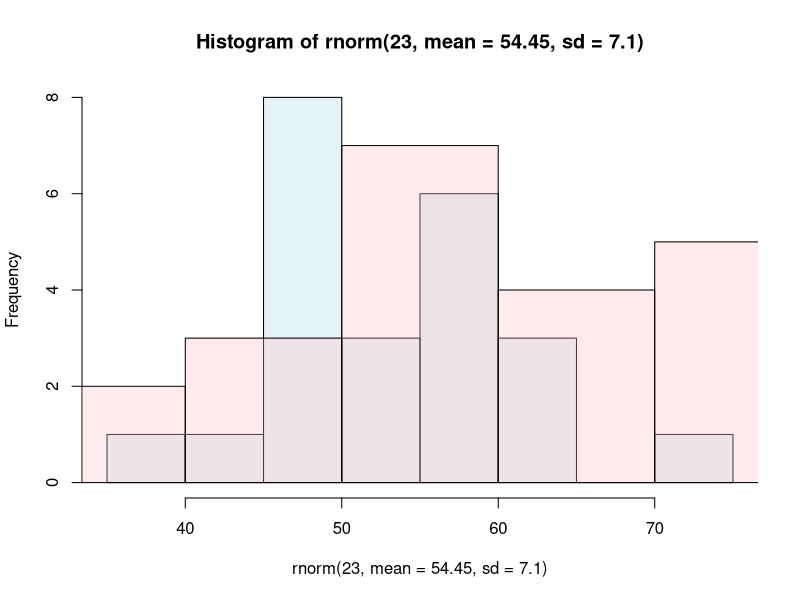

The R source for this figure:
## ---- chunk 1
knitr::opts_chunk$set(echo = TRUE)
## ---- chunk 2

t.vect_riv <- vector(length=10000)
p.vect_riv <- vector(length=10000)

for(i in 1:10000){
  firstborn_rival <- rnorm(23, mean = 50.18, sd = 16.11)
  lastborn_rival <- rnorm(23, mean = 60.38, sd = 13.53)
  or_riv <- as.factor(c(rep(0:1, each = 23, len = 46)))
  df_riv <- data.frame(c(rbind(firstborn_rival, lastborn_rival)), or_riv)
  mtest_riv <- summary.aov(aov(df_riv$c.rbind.firstborn_rival..lastborn_rival.. ~ or_riv))
  t.vect_riv[i] <- mtest_riv[[1]][["F value"]]
  p.vect_riv[i] <- mtest_riv[[1]][["Pr(>F)"]]
}

# significant results of rivalry data

table(p.vect_riv < 0.05)


## ---- chunk 3

t.vect_cons <- vector(length=10000)
p.vect_cons <- vector(length=10000)

for(i in 1:10000){
  firstborn_cons <- rnorm(23, mean = 54.45, sd = 7.1)
  lastborn_cons <- rnorm(23, mean = 38.88, sd = 28.64)
  or_cons <- as.factor(c(rep(0:1, each = 23, len = 46)))
  df_cons <- data.frame(c(rbind(firstborn_cons, lastborn_cons)), or_cons)
  mtest_cons <- summary.aov(aov(df_cons$c.rbind.firstborn_cons..lastborn_cons.. ~ or_cons))
  t.vect_cons[i] <- mtest_cons[[1]][["F value"]]
  p.vect_cons[i] <- mtest_cons[[1]][["Pr(>F)"]]
}

# significant results of conscientiousness data

table(p.vect_cons < 0.05)


## ---- chunk 4
# find significant results for clearly false-positive tests


t.vect_falsepos <- vector(length=10000)
p.vect_falsepos <- vector(length=10000)

for(i in 1:10000){
  firstborn_falsepos <- rnorm(23, mean = 50, sd = 50)
  lastborn_falsepos <- rnorm(23, mean = 50, sd = 50)
  or_falsepos <- as.factor(c(rep(0:1, each = 23, len = 46)))
  df_falsepos <- data.frame(c(rbind(firstborn_falsepos, lastborn_falsepos)), or_falsepos)
  mtest_falsepos <- summary.aov(aov(df_falsepos[,1] ~ or_falsepos))
  t.vect_falsepos[i] <- mtest_falsepos[[1]][["F value"]]
  p.vect_falsepos[i] <- mtest_falsepos[[1]][["Pr(>F)"]]
}

table(p.vect_falsepos < 0.05)

# false-positive tests tend to lead to significance in cca 5% of the cases

# however! tests with data from study lead to significance in LESS THAN 5% OF THE CASES

## ---- chunk 5

hg_fb_rivalry <- hist(rnorm(23, mean = 54.45, sd = 7.1), plot = FALSE) # Save first histogram data
hg_lb_rivalry <- hist(rnorm(23, mean = 60.38, sd = 13.53), plot = FALSE) # Save 2nd histogram data

c1 <- rgb(173,216,230,max = 255, alpha = 80, names = "lt.blue")
c2 <- rgb(255,192,203, max = 255, alpha = 80, names = "lt.pink")

plot(hg_fb_rivalry, col = c1) # Plot 1st histogram using a transparent color
plot(hg_lb_rivalry, col = c2, add = TRUE) # Add 2nd histogram using different color
